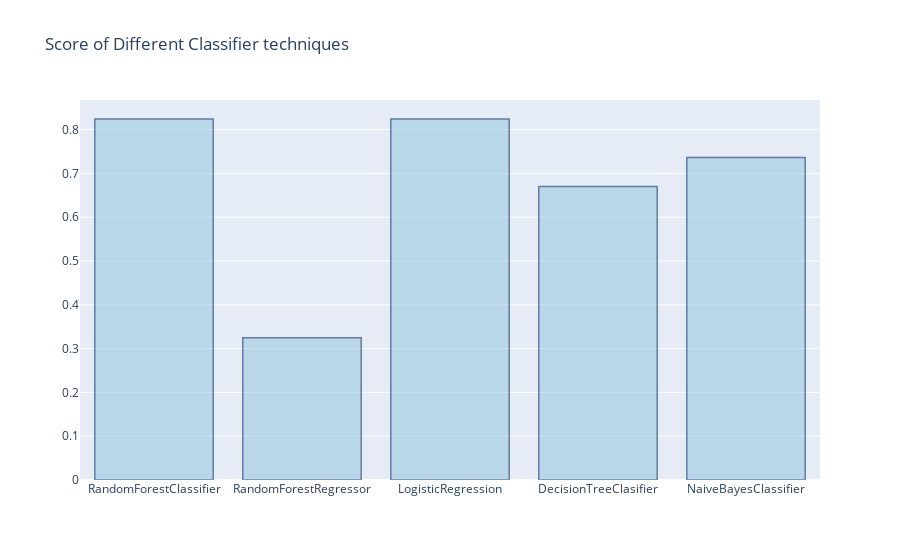

The notebook cell saved with this chart:
### Code cell
#Plotly
import plotly.graph_objects as go
Classifier=('RandomForestClassifier','RandomForestRegressor','LogisticRegression','DecisionTreeClasifier','NaiveBayesClassifier')
Score=[0.8241758241758241,0.3245034756703079,0.8241758241758241,0.6703296703296703,0.7362637362637363]
fig=go.Figure([go.Bar(x=Classifier,y=Score)])
fig.update_traces(marker_color='rgb(158,202,225)', marker_line_color='rgb(8,48,107)',
                  marker_line_width=1.5, opacity=0.6)
fig.update_layout(title_text='Score of Different Classifier techniques')
fig.show()

### Figure 1 — Plotly figure (JSON) as saved in the notebook; plotly's stock layout.template omitted (floating-point values rounded to 4 significant figures)
{"data": [{"marker": {"color": "rgb(158,202,225)", "line": {"color": "rgb(8,48,107)", "width": 1.5}}, "opacity": 0.6, "type": "bar", "x": ["RandomForestClassifier", "RandomForestRegressor", "LogisticRegression", "DecisionTreeClasifier", "NaiveBayesClassifier"], "y": [0.8242, 0.3245, 0.8242, 0.6703, 0.7363]}], "layout": {"title": {"text": "Score of Different Classifier techniques"}}}
